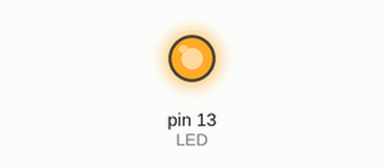
Recording of a program running on a simulated Arduino Uno, built with avr-gcc and run on an emulated ATmega328P. Shown: output pins drawn as LEDs (lit = HIGH).

Above: at 1.0 s.
At 3.0 s:
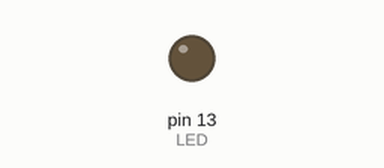
Timing chart, 0 to 5.2 s (numbered marks = the images above):
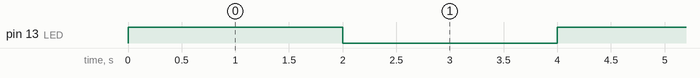

Measured:
- by itself, pin 13 (LED): alternates HIGH for 2.0 s and LOW for 2.0 s

The program:

main.cpp
```cpp
#include <Arduino.h>

#define LED 13

void setup()
{
  pinMode(LED, OUTPUT);
}

void loop()
{
  digitalWrite(LED, !digitalRead(LED));
  delay(2000);
}
```
